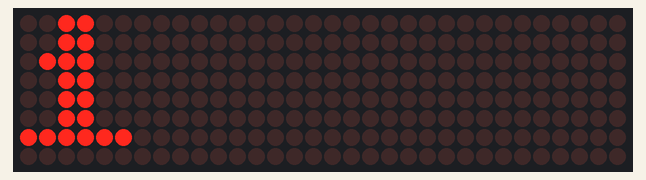
A program run on a simulated ESP32 board running MicroPython. Parts: 32×8 LED matrix. WiFi joins after 1.5 s; the clock reads 2024-03-15 10:24:30 at power-on unless the program sets it; values from a settings file that is not in the repository are placeholders; library files of the repository ran but are not shown: max7219.py; what the program prints to the serial console is not drawn.

Above: at 4.66 s.
At 5.24 s:
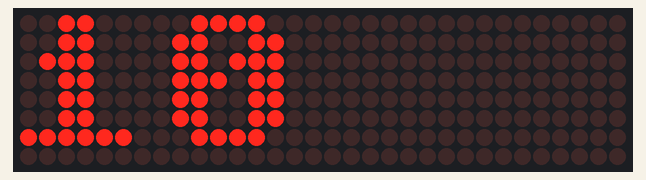
At 6.3 s:
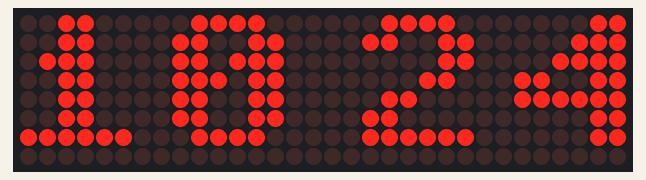
At 18.4 s:
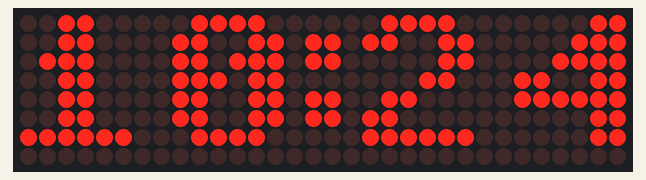
At 32.7 s:
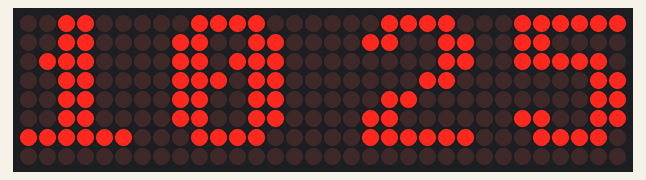
At 38.7 s:
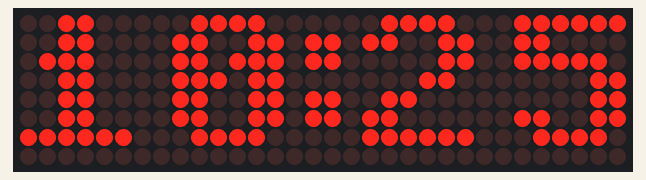

The program:

main.py
```python
import max7219
from machine import Pin, SPI
import time
import machine
from network import WLAN
from time import sleep
from credentials import SSID, PASSWORD
import ntptime
import framebuf

spi = SPI(1, baudrate=10000000, polarity=1, phase=0, sck=Pin(33), mosi=Pin(16))
ss = Pin(18, Pin.OUT)
display = max7219.Matrix8x8(spi, ss, 4)
display.brightness(1)

def connect_to_wifi(ssid, password):
    wlan = WLAN(0)
    wlan.active(True)
    sleep(1.0)
    if not wlan.isconnected():
        print('Connecting to network...')
        wlan.connect(ssid, password)
        while not wlan.isconnected():
            sleep(1.0)
            pass

    print('Network config:', wlan.ifconfig())
    sleep(1.0)

def main():
    connect_to_wifi(SSID, PASSWORD)

    ntptime.settime()
    display_time = ""

    while True:
        now = time.localtime()
        now_time = "{:02d}{:02d}".format(now[3],now[4])
        if display_time != now_time:

            display.fill(0)
            update(now_time)
            display_time = now_time
        else:
            if now[5] % 2 == 0:
                display.rect(15,1,2,2,1)
                display.rect(15,4,2,2,1)
            else:
                display.rect(15,1,2,2,0)
                display.rect(15,4,2,2,0)
            display.show()
        time.sleep(1)

def update(new_time):
    f = framebuf.FrameBuffer(bytearray(8),8,8,framebuf.MONO_HLSB)
    for i in range(0,4):
        f.fill(0)
        f.text(new_time[i],0,0)

        if(i < 2):
            delta = -1
        else:
            delta = +1

        for y in range(-8,1):
            display.rect((i*8) + delta,0,8,8,0)
            display.blit(f,(i*8)+ delta,y)
            display.show()
            time.sleep(0.0625)
main()
```

Measured:
- what the display in image 2 shows lasts 2.1 s, from 6.3 s to 8.4 s
- what the display in image 3 shows lasts 1.0 s, from 18.4 s to 19.4 s
